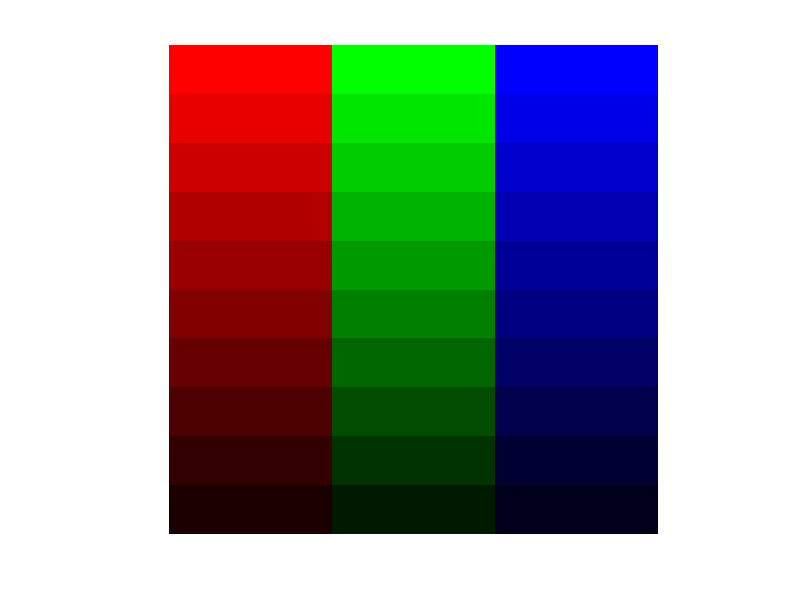

The MATLAB script that drew this image: (Note: this script raises an error after producing the figure.)


%% skapa pallette
% size of bead matrix
n = 30 
% bead matrix 
beads = zeros(n,3,3);

colorStep = 1;
nrOfHue = 10;
hueStep = 1/nrOfHue;
currentHue = 1;

% skapa pallette
p = zeros(30,30,3);

% skapa färger 
p(:,1:10,1) = 1;
p(:,11:20,2) = 1;
p(:,21:30,3) = 1;

%skapa olika nyanser för färgerna ovan
for i = 1:size(p)
    p(i,1:10,1) = 1*colorStep;
    p(i,11:20,2) = 1*colorStep;
    p(i,21:30,3) = 1*colorStep;

    if mod(i,size(p)/nrOfHue) == 0 
        colorStep = colorStep - hueStep;
    end

end

figure(1)
imshow(p);

%% skapa temp reproduktions bild med defult pärlor

defaultPurl = im2double(imread('defaultPurl.png'));
defaultPurl = imresize( defaultPurl , 0.05 );
defaultPurl(:,:,1) = defaultPurl(:,:,1) >= 0.5;
defaultPurl(:,:,2) = defaultPurl(:,:,2) >= 0.5;
defaultPurl(:,:,3) = defaultPurl(:,:,3) >= 0.5;

figure(2)
%imshow(defaultPurl);

% testar att ändra färgern till rött
% [row column dim] = size(defaultPurl);
% for i = 1:row
%     for j= 1:column
%         if defaultPurl(i,j,1) == 0
%             defaultPurl(i,j,1) = 0.5;
%             defaultPurl(i,j,2) = 0.5;
%             defaultPurl(i,j,3) = 0;
%         end 
%     end 
% end

% figure(3)
% imshow(defaultPurl);
% 
% test = cat(2, defaultPurl,defaultPurl);
% 
% figure(4)
% imshow(test);
% 
% test2 = cat(2, test, test);
% 
% figure(5)
% imshow(test2);
% 
% test3 = cat(1, test2, test2);
% test3 = cat(1, test3, test3);
% figure(6)
% imshow(test3);



% testar att skapa en ny pärla 
newPurl = setColor(defaultPurl, 0, 1, 1);
% figure(7)
% imshow(newPurl)



% läsa in lite orignal bilder
org_pretty = im2double(imread('org_pretty.png'));
org_duo = im2double(imread('org_duo.png'));
org_gray = imread('org_gray.png');
org_grund = imread('org_grund.png');
org_invert = imread('org_invert.png');
original = imread('Original.jpg');

figure(7)
imshow(org_pretty)
% figure(8)
% imshow(org_duo)
% figure(9)
% imshow(org_gray)
% figure(10)
% imshow(org_grund)
% figure(11)
% imshow(org_invert)
% figure(12)
% imshow(original)

sample_pretty = imresize( org_pretty , [2,2]);
%figure(13)
%imshow(sample_pretty)

%sample_pretty(1,1,1)
%first = sample_pretty(1,2,:)

% rad 1
newPurl1 = setColor(defaultPurl, sample_pretty(1,1,1),sample_pretty(1,1,2),sample_pretty(1,1,3));
newPurl2 = setColor(defaultPurl, sample_pretty(1,2,1),sample_pretty(1,2,2),sample_pretty(1,2,3));
imRow1 = cat(2, newPurl1, newPurl2);

% rad 2
newPurl3 = setColor(defaultPurl, sample_pretty(2,1,1),sample_pretty(2,1,2),sample_pretty(2,1,3));
newPurl4 = setColor(defaultPurl, sample_pretty(2,2,1),sample_pretty(2,2,2),sample_pretty(2,2,3));
imRow2 = cat(2, newPurl3, newPurl4);

rep = cat(1, imRow1, imRow2);

%figure(14)
%imshow(rep)

sample_pretty_test2 = imresize( org_pretty , 0.01);
% [row, col, dim] = size(sample_pretty_test2);
% repTest = [];
% for j = 1:row
%     
%     newRow = [];
%     
%     for i = 1:col
%     newPurl = setColor(defaultPurl, sample_pretty_test2(j,i,1),sample_pretty_test2(j,i,2),sample_pretty_test2(j,i,3));
%     newRow = cat(2, newRow, newPurl);
%     end
% 
%    repTest = cat(1, repTest, newRow);
% 
% end 
% figure(15)
% imshow(repTest)


%rep_pretty = createReproduction(org_pretty, defaultPurl);
%figure(15)
%imshow(rep_pretty)
tempColor = zeros(1,3);
tempColor = setColor(tempColor, 1, 0, 0)
%figure(30)
%imshow(tempColor)
palletteColor = findColor(tempColor)


% hur stor ska reproduktionen vara?
% Säg att reproduktionen inte får vara dubbelt så stor än originalet?
% eller nej, pärlorna ska ha samma storlek?

%%









% %counter
% m = 1;
% 
% %hur många steg
% s = 1/n;
% 
% for n_r = 0:s:1
%     
% beads(m, :, 1) = n_r;
% 
% m = m +1;
%  
% end
% 
% m = 1;
% for n_g = 0:s:1
%     
% beads(m, :, 2) = n_g;
% 
% m = m +1;
%  
% end
% 
% m = 1
% for n_b = 0:s:1
%     
% beads(m, :, 3) = n_b;
% 
% m = m +1;
%  
% end
% 
% figure(1)
% imshow(beads)




% skapa en pärla
N=100;
D=ones(N,N);
i0=10;
j0=20;
R=6;
% filter indise circle
[x,y]=meshgrid(1:N);
D((x-i0).^2+(y-j0).^2<R^2)=0;
%figure(2)
%imshow(D)
